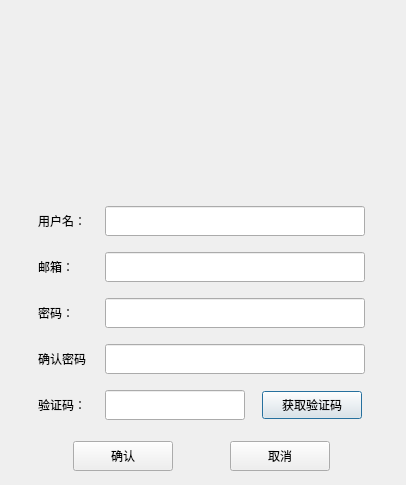
<?xml version="1.0" encoding="UTF-8"?>
<ui version="4.0">
 <class>RegisterDialog</class>
 <widget class="QDialog" name="RegisterDialog">
  <property name="geometry">
   <rect>
    <x>0</x>
    <y>0</y>
    <width>406</width>
    <height>485</height>
   </rect>
  </property>
  <property name="windowTitle">
   <string>Dialog</string>
  </property>
  <layout class="QHBoxLayout" name="horizontalLayout">
   <item>
    <widget class="QStackedWidget" name="stackedWidget">
     <widget class="QWidget" name="page">
      <widget class="QWidget" name="verticalLayoutWidget">
       <property name="geometry">
        <rect>
         <x>10</x>
         <y>20</y>
         <width>361</width>
         <height>161</height>
        </rect>
       </property>
       <layout class="QVBoxLayout" name="verticalLayout">
        <item>
         <widget class="QWidget" name="widget" native="true">
          <layout class="QVBoxLayout" name="verticalLayout_6">
           <item>
            <layout class="QVBoxLayout" name="verticalLayout_4"/>
           </item>
           <item>
            <spacer name="verticalSpacer_2">
             <property name="orientation">
              <enum>Qt::Vertical</enum>
             </property>
             <property name="sizeHint" stdset="0">
              <size>
               <width>20</width>
               <height>40</height>
              </size>
             </property>
            </spacer>
           </item>
           <item>
            <layout class="QVBoxLayout" name="verticalLayout_5">
             <item>
              <widget class="QLabel" name="err_tip">
               <property name="minimumSize">
                <size>
                 <width>0</width>
                 <height>30</height>
                </size>
               </property>
               <property name="maximumSize">
                <size>
                 <width>16777215</width>
                 <height>16777205</height>
                </size>
               </property>
               <property name="font">
                <font>
                 <family>Microsoft JhengHei UI</family>
                 <pointsize>12</pointsize>
                </font>
               </property>
               <property name="text">
                <string/>
               </property>
               <property name="alignment">
                <set>Qt::AlignCenter</set>
               </property>
              </widget>
             </item>
            </layout>
           </item>
          </layout>
         </widget>
        </item>
       </layout>
      </widget>
      <widget class="QWidget" name="layoutWidget">
       <property name="geometry">
        <rect>
         <x>10</x>
         <y>190</y>
         <width>361</width>
         <height>270</height>
        </rect>
       </property>
       <layout class="QVBoxLayout" name="verticalLayout_2">
        <item>
         <layout class="QHBoxLayout" name="horizontalLayout_2">
          <property name="spacing">
           <number>5</number>
          </property>
          <property name="leftMargin">
           <number>5</number>
          </property>
          <property name="topMargin">
           <number>5</number>
          </property>
          <property name="rightMargin">
           <number>5</number>
          </property>
          <property name="bottomMargin">
           <number>5</number>
          </property>
          <item>
           <widget class="QLabel" name="label_2">
            <property name="minimumSize">
             <size>
              <width>50</width>
              <height>0</height>
             </size>
            </property>
            <property name="maximumSize">
             <size>
              <width>50</width>
              <height>16777215</height>
             </size>
            </property>
            <property name="text">
             <string>用户名：</string>
            </property>
           </widget>
          </item>
          <item>
           <widget class="QLineEdit" name="lineEdit">
            <property name="minimumSize">
             <size>
              <width>260</width>
              <height>30</height>
             </size>
            </property>
            <property name="maximumSize">
             <size>
              <width>260</width>
              <height>30</height>
             </size>
            </property>
           </widget>
          </item>
         </layout>
        </item>
        <item>
         <layout class="QHBoxLayout" name="horizontalLayout_3">
          <property name="spacing">
           <number>5</number>
          </property>
          <property name="leftMargin">
           <number>5</number>
          </property>
          <property name="topMargin">
           <number>5</number>
          </property>
          <property name="rightMargin">
           <number>5</number>
          </property>
          <property name="bottomMargin">
           <number>5</number>
          </property>
          <item>
           <widget class="QLabel" name="label_3">
            <property name="minimumSize">
             <size>
              <width>50</width>
              <height>0</height>
             </size>
            </property>
            <property name="maximumSize">
             <size>
              <width>50</width>
              <height>16777215</height>
             </size>
            </property>
            <property name="text">
             <string>邮箱：</string>
            </property>
           </widget>
          </item>
          <item>
           <widget class="QLineEdit" name="email_lineEdit">
            <property name="minimumSize">
             <size>
              <width>260</width>
              <height>30</height>
             </size>
            </property>
            <property name="maximumSize">
             <size>
              <width>260</width>
              <height>30</height>
             </size>
            </property>
           </widget>
          </item>
         </layout>
        </item>
        <item>
         <layout class="QHBoxLayout" name="horizontalLayout_4">
          <property name="spacing">
           <number>5</number>
          </property>
          <property name="leftMargin">
           <number>5</number>
          </property>
          <property name="topMargin">
           <number>5</number>
          </property>
          <property name="rightMargin">
           <number>5</number>
          </property>
          <property name="bottomMargin">
           <number>5</number>
          </property>
          <item>
           <widget class="QLabel" name="label_4">
            <property name="minimumSize">
             <size>
              <width>50</width>
              <height>0</height>
             </size>
            </property>
            <property name="maximumSize">
             <size>
              <width>50</width>
              <height>16777215</height>
             </size>
            </property>
            <property name="text">
             <string>密码：</string>
            </property>
           </widget>
          </item>
          <item>
           <widget class="QLineEdit" name="lineEdit_3">
            <property name="minimumSize">
             <size>
              <width>260</width>
              <height>30</height>
             </size>
            </property>
            <property name="maximumSize">
             <size>
              <width>260</width>
              <height>30</height>
             </size>
            </property>
            <property name="echoMode">
             <enum>QLineEdit::Password</enum>
            </property>
           </widget>
          </item>
         </layout>
        </item>
        <item>
         <layout class="QHBoxLayout" name="horizontalLayout_7">
          <property name="spacing">
           <number>5</number>
          </property>
          <property name="leftMargin">
           <number>5</number>
          </property>
          <property name="topMargin">
           <number>5</number>
          </property>
          <property name="rightMargin">
           <number>5</number>
          </property>
          <property name="bottomMargin">
           <number>5</number>
          </property>
          <item>
           <widget class="QLabel" name="label_6">
            <property name="minimumSize">
             <size>
              <width>50</width>
              <height>0</height>
             </size>
            </property>
            <property name="maximumSize">
             <size>
              <width>50</width>
              <height>16777215</height>
             </size>
            </property>
            <property name="text">
             <string>确认密码：</string>
            </property>
           </widget>
          </item>
          <item>
           <widget class="QLineEdit" name="confirmpsw_lineEdit">
            <property name="minimumSize">
             <size>
              <width>260</width>
              <height>30</height>
             </size>
            </property>
            <property name="maximumSize">
             <size>
              <width>260</width>
              <height>30</height>
             </size>
            </property>
            <property name="echoMode">
             <enum>QLineEdit::Password</enum>
            </property>
           </widget>
          </item>
         </layout>
        </item>
        <item>
         <layout class="QHBoxLayout" name="horizontalLayout_5">
          <property name="spacing">
           <number>5</number>
          </property>
          <property name="leftMargin">
           <number>5</number>
          </property>
          <property name="topMargin">
           <number>5</number>
          </property>
          <property name="rightMargin">
           <number>5</number>
          </property>
          <property name="bottomMargin">
           <number>5</number>
          </property>
          <item>
           <widget class="QLabel" name="label_5">
            <property name="minimumSize">
             <size>
              <width>50</width>
              <height>0</height>
             </size>
            </property>
            <property name="maximumSize">
             <size>
              <width>50</width>
              <height>16777215</height>
             </size>
            </property>
            <property name="text">
             <string>验证码： </string>
            </property>
           </widget>
          </item>
          <item>
           <widget class="QLineEdit" name="lineEdit_4">
            <property name="minimumSize">
             <size>
              <width>140</width>
              <height>30</height>
             </size>
            </property>
            <property name="maximumSize">
             <size>
              <width>128</width>
              <height>30</height>
             </size>
            </property>
           </widget>
          </item>
          <item>
           <widget class="QPushButton" name="btn_getKey">
            <property name="minimumSize">
             <size>
              <width>0</width>
              <height>28</height>
             </size>
            </property>
            <property name="maximumSize">
             <size>
              <width>100</width>
              <height>16777215</height>
             </size>
            </property>
            <property name="text">
             <string>获取验证码</string>
            </property>
           </widget>
          </item>
         </layout>
        </item>
        <item>
         <spacer name="verticalSpacer">
          <property name="orientation">
           <enum>Qt::Vertical</enum>
          </property>
          <property name="sizeHint" stdset="0">
           <size>
            <width>20</width>
            <height>40</height>
           </size>
          </property>
         </spacer>
        </item>
        <item>
         <layout class="QHBoxLayout" name="horizontalLayout_6">
          <item>
           <spacer name="horizontalSpacer_2">
            <property name="orientation">
             <enum>Qt::Horizontal</enum>
            </property>
            <property name="sizeHint" stdset="0">
             <size>
              <width>40</width>
              <height>20</height>
             </size>
            </property>
           </spacer>
          </item>
          <item>
           <widget class="QPushButton" name="btn_confirm">
            <property name="minimumSize">
             <size>
              <width>100</width>
              <height>30</height>
             </size>
            </property>
            <property name="text">
             <string>确认</string>
            </property>
           </widget>
          </item>
          <item>
           <spacer name="horizontalSpacer">
            <property name="orientation">
             <enum>Qt::Horizontal</enum>
            </property>
            <property name="sizeHint" stdset="0">
             <size>
              <width>40</width>
              <height>20</height>
             </size>
            </property>
           </spacer>
          </item>
          <item>
           <widget class="QPushButton" name="btn_backup">
            <property name="minimumSize">
             <size>
              <width>100</width>
              <height>30</height>
             </size>
            </property>
            <property name="text">
             <string>取消</string>
            </property>
           </widget>
          </item>
          <item>
           <spacer name="horizontalSpacer_3">
            <property name="orientation">
             <enum>Qt::Horizontal</enum>
            </property>
            <property name="sizeHint" stdset="0">
             <size>
              <width>40</width>
              <height>20</height>
             </size>
            </property>
           </spacer>
          </item>
         </layout>
        </item>
       </layout>
      </widget>
     </widget>
     <widget class="QWidget" name="page_2"/>
    </widget>
   </item>
  </layout>
 </widget>
 <resources/>
 <connections/>
</ui>
